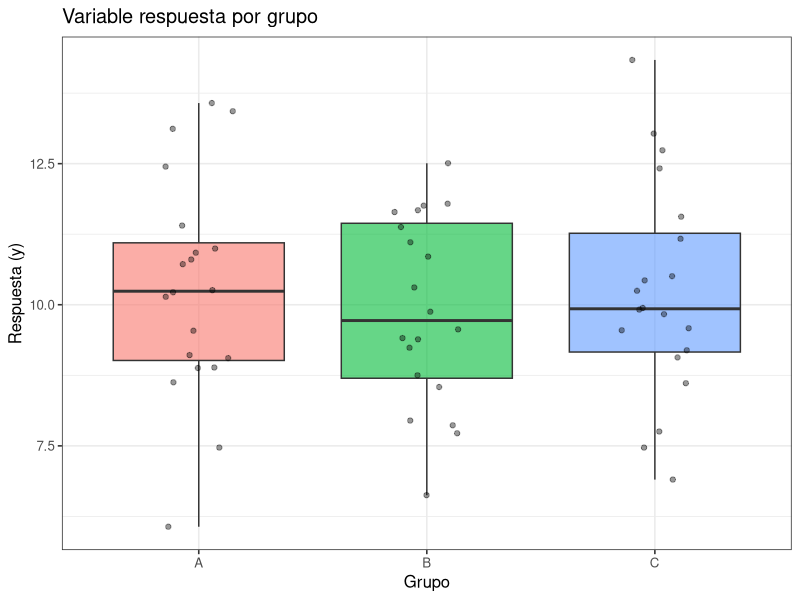
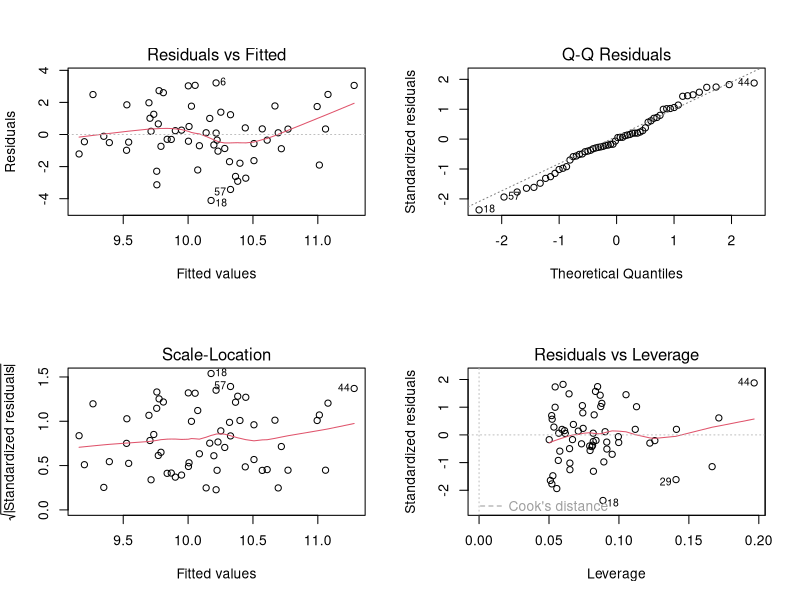
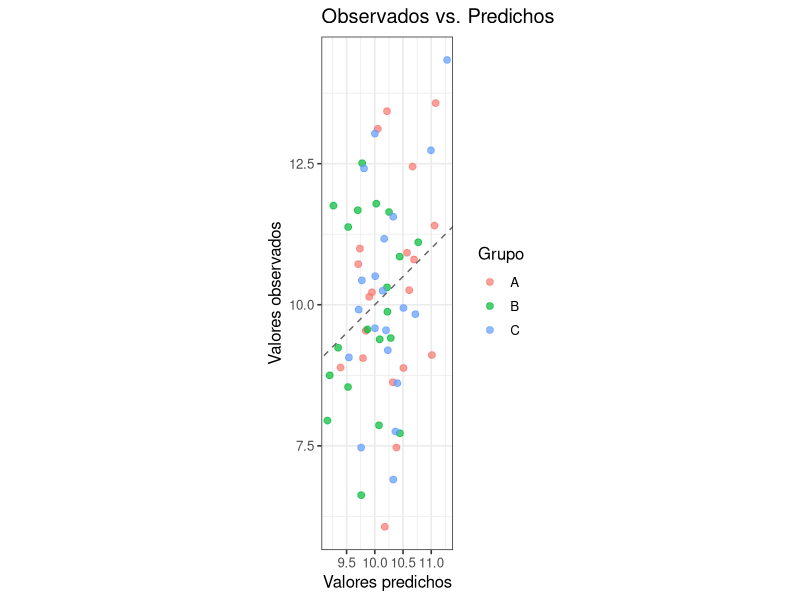

Write the R code that produced these figures, in order. (Note: this script raises an error after producing the figures.)
## ---- chunk 1
#| label: setup
#| include: false

# Paquetes base
library(tidyverse)    # Manipulación y visualización
library(knitr)        # Tablas
library(kableExtra)   # Tablas con formato avanzado

# Opciones globales de tablas
options(knitr.kable.NA = "—")

# Tema de ggplot
theme_set(theme_bw(base_size = 12))
## ---- chunk 2
#| label: carga-datos

# Reemplazar por la ruta real o código de carga
# datos <- read.csv("../datos/mi_archivo.csv")

# Datos de ejemplo
set.seed(123)
datos <- data.frame(
  y      = rnorm(60, mean = 10, sd = 2),
  x1     = rnorm(60),
  x2     = rnorm(60),
  grupo  = factor(rep(c("A", "B", "C"), each = 20))
)
## ---- chunk 3
#| label: estadisticos-descriptivos

summary(datos) |>
  knitr::kable(caption = "Resumen estadístico de los datos") |>
  kableExtra::kable_styling(bootstrap_options = c("striped", "hover"),
                             full_width = FALSE)
## ---- chunk 4
#| label: fig-exploracion
#| fig-cap: "Distribución de la variable respuesta por grupo."

ggplot(datos, aes(x = grupo, y = y, fill = grupo)) +
  geom_boxplot(alpha = 0.6, outlier.shape = 21) +
  geom_jitter(width = 0.15, alpha = 0.4, size = 1.5) +
  labs(x = "Grupo", y = "Respuesta (y)",
       title = "Variable respuesta por grupo") +
  theme(legend.position = "none")
## ---- chunk 5
#| label: ajuste-modelo

modelo <- lm(y ~ x1 + x2 + grupo, data = datos)
## ---- chunk 6
#| label: tbl-coeficientes
#| tbl-cap: "Coeficientes del modelo lineal ajustado."

coef_tabla <- broom::tidy(modelo, conf.int = TRUE) |>
  dplyr::mutate(dplyr::across(where(is.numeric), \(x) round(x, 4)))

knitr::kable(coef_tabla,
             col.names = c("Término", "Estimado", "Error estándar",
                           "Estadístico t", "p-valor", "IC 2.5%", "IC 97.5%")) |>
  kableExtra::kable_styling(bootstrap_options = c("striped", "condensed"),
                             full_width = FALSE)
## ---- chunk 7
#| label: tbl-metricas
#| tbl-cap: "Métricas de ajuste del modelo."

broom::glance(modelo) |>
  dplyr::select(r.squared, adj.r.squared, sigma, statistic, p.value, AIC, BIC) |>
  dplyr::mutate(dplyr::across(where(is.numeric), \(x) round(x, 4))) |>
  knitr::kable(col.names = c("R²", "R² ajustado", "σ",
                              "F", "p-valor", "AIC", "BIC")) |>
  kableExtra::kable_styling(bootstrap_options = c("striped"),
                             full_width = FALSE)
## ---- chunk 8
#| label: fig-diagnostico
#| fig-cap: "Gráficos de diagnóstico del modelo."
#| fig-width: 9
#| fig-height: 7

par(mfrow = c(2, 2))
plot(modelo)
par(mfrow = c(1, 1))
## ---- chunk 9
#| label: prueba-normalidad

# Prueba de Shapiro-Wilk sobre los residuos
shapiro.test(residuals(modelo))
## ---- chunk 10
#| label: fig-predichos
#| fig-cap: "Valores observados frente a valores predichos por el modelo."

datos$predichos <- fitted(modelo)

ggplot(datos, aes(x = predichos, y = y, color = grupo)) +
  geom_point(alpha = 0.7, size = 2) +
  geom_abline(slope = 1, intercept = 0, linetype = "dashed", color = "gray40") +
  labs(x = "Valores predichos", y = "Valores observados",
       color = "Grupo",
       title = "Observados vs. Predichos") +
  coord_equal()
## ---- chunk 11
#| label: session-info
#| code-fold: true

sessioninfo::session_info()
